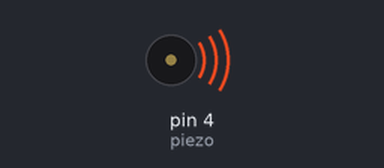
The sketch below on a simulated Arduino Uno, built with avr-gcc and run on an emulated ATmega328P. Parts: buzzer (waves = sounding, pin HIGH).

Above: at 0.2 s.
Timing chart, 0 to 3.0 s (numbered marks = the images above):
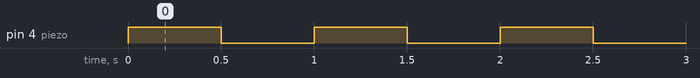

Measured:
- by itself, pin 4 (piezo): alternates HIGH for 0.50 s and LOW for 0.50 s

The sketch:

piezo_test.ino
```cpp
#define piezo 4

void setup() {
  pinMode(piezo,OUTPUT);
}

void loop() {
 digitalWrite(piezo,HIGH);
 delay(500);
 digitalWrite(piezo,LOW);
 delay(500);
}
```
